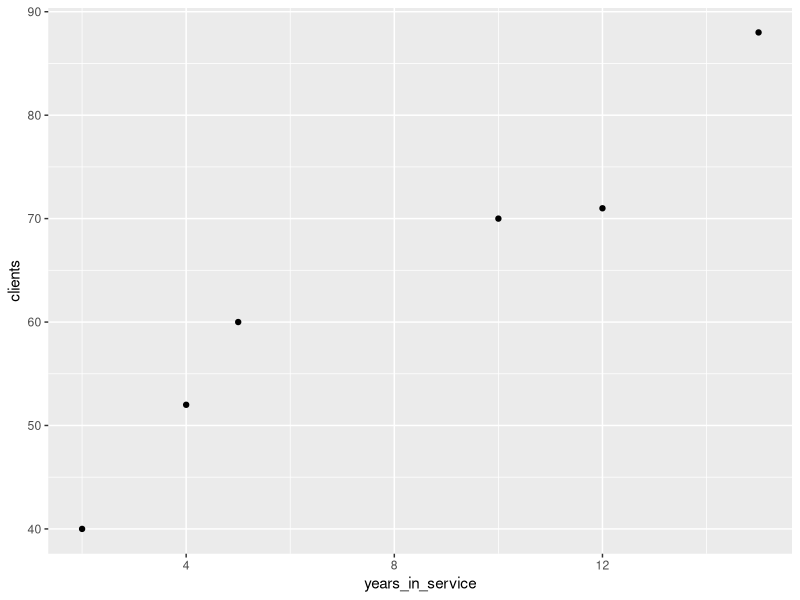

The R script that drew this image:
## ---- chunk 1
library(dplyr)
library(ggplot2)
## ---- chunk 2
insurance <- data.frame(agency = c(LETTERS[1:6]),
                        years_in_service = c(2, 4, 5, 10, 12, 15),
                        clients = c(40, 52, 60, 70, 71, 88))

insurance %>% 
  knitr::kable()
## ---- chunk 3
insurance %>%
  ggplot(aes(x = years_in_service, y = clients)) +
  geom_point()
## ---- chunk 4
set.seed(88) # set see to always have the same result - reproductibility
x <- runif(1:10) # generate 10 random numbers
y <- runif(1:10) # generate 10 random numbers

cor(x, y)
## ---- chunk 5
correlation <- function(x, y){
  nx <- length(x)
  ny <- length(y)
  
  if(nx != ny){
    return(print("Vectors should have the same length"))
  }
  
  top_part <- sum(x * y) - (nx * mean(x) * mean(y))
  bottom_part <- (sum(x^2) - (nx * mean(x)^2)) * ((sum(y^2) - (nx * mean(y)^2)))
  
  return(top_part / sqrt(bottom_part))
}

correlation(x, y)
